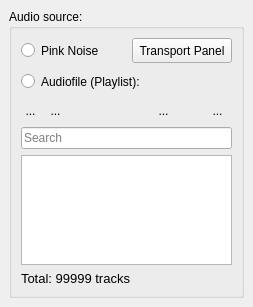
  <widget class="QDockWidget" name="AudioSource">
   <property name="sizePolicy">
    <sizepolicy hsizetype="Expanding" vsizetype="Expanding">
     <horstretch>0</horstretch>
     <verstretch>0</verstretch>
    </sizepolicy>
   </property>
   <property name="minimumSize">
    <size>
     <width>253</width>
     <height>307</height>
    </size>
   </property>
   <property name="features">
    <set>QDockWidget::DockWidgetMovable</set>
   </property>
   <attribute name="dockWidgetArea">
    <number>1</number>
   </attribute>
   <widget class="QWidget" name="dockWidgetContents_5">
    <layout class="QVBoxLayout" name="verticalLayout_10">
     <item>
      <widget class="QGroupBox" name="SourceBox">
       <property name="sizePolicy">
        <sizepolicy hsizetype="Expanding" vsizetype="Expanding">
         <horstretch>0</horstretch>
         <verstretch>0</verstretch>
        </sizepolicy>
       </property>
       <property name="minimumSize">
        <size>
         <width>0</width>
         <height>0</height>
        </size>
       </property>
       <property name="maximumSize">
        <size>
         <width>16777215</width>
         <height>16777215</height>
        </size>
       </property>
       <property name="baseSize">
        <size>
         <width>255</width>
         <height>525</height>
        </size>
       </property>
       <property name="title">
        <string>Audio source:</string>
       </property>
       <layout class="QVBoxLayout" name="verticalLayout_4">
        <item>
         <layout class="QHBoxLayout" name="horizontalLayout_11">
          <item>
           <widget class="QRadioButton" name="PinkNoiseRBut">
            <property name="sizePolicy">
             <sizepolicy hsizetype="Expanding" vsizetype="Fixed">
              <horstretch>0</horstretch>
              <verstretch>0</verstretch>
             </sizepolicy>
            </property>
            <property name="minimumSize">
             <size>
              <width>0</width>
              <height>25</height>
             </size>
            </property>
            <property name="text">
             <string>Pink Noise</string>
            </property>
           </widget>
          </item>
          <item>
           <widget class="QToolButton" name="TransportPanelViewBut">
            <property name="minimumSize">
             <size>
              <width>100</width>
              <height>0</height>
             </size>
            </property>
            <property name="maximumSize">
             <size>
              <width>16777215</width>
              <height>25</height>
             </size>
            </property>
            <property name="font">
             <font>
              <pointsize>9</pointsize>
             </font>
            </property>
            <property name="text">
             <string>Transport Panel</string>
            </property>
            <property name="checkable">
             <bool>true</bool>
            </property>
           </widget>
          </item>
         </layout>
        </item>
        <item>
         <widget class="QRadioButton" name="AudiofileRBut">
          <property name="sizePolicy">
           <sizepolicy hsizetype="Expanding" vsizetype="Fixed">
            <horstretch>0</horstretch>
            <verstretch>0</verstretch>
           </sizepolicy>
          </property>
          <property name="minimumSize">
           <size>
            <width>0</width>
            <height>25</height>
           </size>
          </property>
          <property name="text">
           <string>Audiofile (Playlist):</string>
          </property>
         </widget>
        </item>
        <item>
         <layout class="QHBoxLayout" name="AddPlusRemoveAudioLay">
          <property name="rightMargin">
           <number>5</number>
          </property>
          <item>
           <widget class="QToolButton" name="PlusFilesBut">
            <property name="toolTip">
             <string>Add tracks</string>
            </property>
            <property name="styleSheet">
             <string notr="true">QToolButton{
border: None;
}
QToolButton:hover{
background: rgba(192, 192, 192, 128);
border-radius: 4px;
}
QToolButton:pressed{
border: 1px inset gray;
background: rgba(118, 214, 255, 85)
}</string>
            </property>
            <property name="text">
             <string>...</string>
            </property>
            <property name="icon">
             <iconset resource="../../icons.qrc">
              <normaloff>:/AddRemove/Icons/AddRemove/plus.png</normaloff>:/AddRemove/Icons/AddRemove/plus.png</iconset>
            </property>
           </widget>
          </item>
          <item>
           <widget class="QToolButton" name="MinusFilesBut">
            <property name="toolTip">
             <string>Remove tracks</string>
            </property>
            <property name="styleSheet">
             <string notr="true">QToolButton{
border: None;
}
QToolButton:hover{
background: rgba(192, 192, 192, 128);
border-radius: 4px;
}
QToolButton:pressed{
border: 1px inset gray;
background: rgba(118, 214, 255, 85)
}</string>
            </property>
            <property name="text">
             <string>...</string>
            </property>
            <property name="icon">
             <iconset resource="../../icons.qrc">
              <normaloff>:/AddRemove/Icons/AddRemove/minus.png</normaloff>:/AddRemove/Icons/AddRemove/minus.png</iconset>
            </property>
           </widget>
          </item>
          <item>
           <spacer name="horizontalSpacer_12">
            <property name="orientation">
             <enum>Qt::Horizontal</enum>
            </property>
            <property name="sizeHint" stdset="0">
             <size>
              <width>20</width>
              <height>20</height>
             </size>
            </property>
           </spacer>
          </item>
          <item>
           <widget class="QToolButton" name="PreviewPreviousBut">
            <property name="maximumSize">
             <size>
              <width>16777215</width>
              <height>26</height>
             </size>
            </property>
            <property name="toolTip">
             <string>Load and preview previous track</string>
            </property>
            <property name="styleSheet">
             <string notr="true">QToolButton{
border: None;
}
QToolButton:hover{
background: rgba(192, 192, 192, 128);
border-radius: 4px;
}
QToolButton:pressed{
border: 1px inset gray;
background: rgba(118, 214, 255, 85)
}</string>
            </property>
            <property name="text">
             <string/>
            </property>
            <property name="icon">
             <iconset resource="../../icons.qrc">
              <normaloff>:/Player/Icons/Player/left-arrow-playlist.png</normaloff>:/Player/Icons/Player/left-arrow-playlist.png</iconset>
            </property>
            <property name="iconSize">
             <size>
              <width>18</width>
              <height>18</height>
             </size>
            </property>
           </widget>
          </item>
          <item>
           <widget class="QToolButton" name="PreviewNextBut">
            <property name="maximumSize">
             <size>
              <width>16777215</width>
              <height>26</height>
             </size>
            </property>
            <property name="toolTip">
             <string>Load and preview next track</string>
            </property>
            <property name="styleSheet">
             <string notr="true">QToolButton{
border: None;
}
QToolButton:hover{
background: rgba(192, 192, 192, 128);
border-radius: 4px;
}
QToolButton:pressed{
border: 1px inset gray;
background: rgba(118, 214, 255, 85)
}</string>
            </property>
            <property name="text">
             <string/>
            </property>
            <property name="icon">
             <iconset resource="../../icons.qrc">
              <normaloff>:/Player/Icons/Player/right-arrow-playlist.png</normaloff>:/Player/Icons/Player/right-arrow-playlist.png</iconset>
            </property>
            <property name="iconSize">
             <size>
              <width>18</width>
              <height>18</height>
             </size>
            </property>
           </widget>
          </item>
          <item>
           <widget class="QToolButton" name="ShufflePlaybackBut">
            <property name="minimumSize">
             <size>
              <width>21</width>
              <height>0</height>
             </size>
            </property>
            <property name="maximumSize">
             <size>
              <width>16777215</width>
              <height>26</height>
             </size>
            </property>
            <property name="toolTip">
             <string>Shuffle playback mode</string>
            </property>
            <property name="styleSheet">
             <string notr="true">QToolButton{border: none;}
QToolButton:hover{
background: rgba(192, 192, 192, 128);
border-radius: 4px;
}
QToolButton:checked{
border-radius: 4px;
}</string>
            </property>
            <property name="text">
             <string>...</string>
            </property>
            <property name="icon">
             <iconset resource="../../icons.qrc">
              <normaloff>:/Player/Icons/Player/shuffle_black.png</normaloff>
              <normalon>:/Player/Icons/Player/shuffle_blue.png</normalon>:/Player/Icons/Player/shuffle_black.png</iconset>
            </property>
            <property name="checkable">
             <bool>true</bool>
            </property>
           </widget>
          </item>
          <item>
           <spacer name="horizontalSpacer_15">
            <property name="orientation">
             <enum>Qt::Horizontal</enum>
            </property>
            <property name="sizeHint" stdset="0">
             <size>
              <width>20</width>
              <height>20</height>
             </size>
            </property>
           </spacer>
          </item>
          <item alignment="Qt::AlignRight">
           <widget class="QToolButton" name="ClearFilesBut">
            <property name="toolTip">
             <string>Clear playlist</string>
            </property>
            <property name="styleSheet">
             <string notr="true">QToolButton{
border: None;
}
QToolButton:hover{
background: rgba(192, 192, 192, 128);
border-radius: 4px;
}
QToolButton:pressed{
border: 1px inset gray;
background: rgba(118, 214, 255, 85)
}</string>
            </property>
            <property name="text">
             <string>...</string>
            </property>
            <property name="icon">
             <iconset resource="../../icons.qrc">
              <normaloff>:/AddRemove/Icons/AddRemove/clear.png</normaloff>:/AddRemove/Icons/AddRemove/clear.png</iconset>
            </property>
            <property name="iconSize">
             <size>
              <width>20</width>
              <height>20</height>
             </size>
            </property>
           </widget>
          </item>
         </layout>
        </item>
        <item>
         <widget class="QLineEdit" name="SearchAudio">
          <property name="minimumSize">
           <size>
            <width>0</width>
            <height>0</height>
           </size>
          </property>
          <property name="baseSize">
           <size>
            <width>230</width>
            <height>0</height>
           </size>
          </property>
          <property name="inputMask">
           <string/>
          </property>
          <property name="placeholderText">
           <string>Search</string>
          </property>
          <property name="clearButtonEnabled">
           <bool>true</bool>
          </property>
         </widget>
        </item>
        <item>
         <widget class="PlaylistView" name="PlaylistView">
          <property name="sizePolicy">
           <sizepolicy hsizetype="Ignored" vsizetype="Expanding">
            <horstretch>0</horstretch>
            <verstretch>0</verstretch>
           </sizepolicy>
          </property>
          <property name="minimumSize">
           <size>
            <width>0</width>
            <height>0</height>
           </size>
          </property>
          <property name="baseSize">
           <size>
            <width>0</width>
            <height>0</height>
           </size>
          </property>
          <property name="acceptDrops">
           <bool>true</bool>
          </property>
          <property name="styleSheet">
           <string notr="true"/>
          </property>
          <property name="sizeAdjustPolicy">
           <enum>QAbstractScrollArea::AdjustToContents</enum>
          </property>
          <property name="autoScroll">
           <bool>true</bool>
          </property>
          <property name="dragEnabled">
           <bool>true</bool>
          </property>
          <property name="dragDropMode">
           <enum>QAbstractItemView::DragDrop</enum>
          </property>
          <property name="verticalScrollMode">
           <enum>QAbstractItemView::ScrollPerItem</enum>
          </property>
         </widget>
        </item>
        <item>
         <widget class="QLabel" name="PL_Stats_Lab">
          <property name="font">
           <font>
            <pointsize>10</pointsize>
           </font>
          </property>
          <property name="text">
           <string>Total: 99999 tracks</string>
          </property>
          <property name="scaledContents">
           <bool>false</bool>
          </property>
         </widget>
        </item>
       </layout>
      </widget>
     </item>
    </layout>
   </widget>
  </widget>
